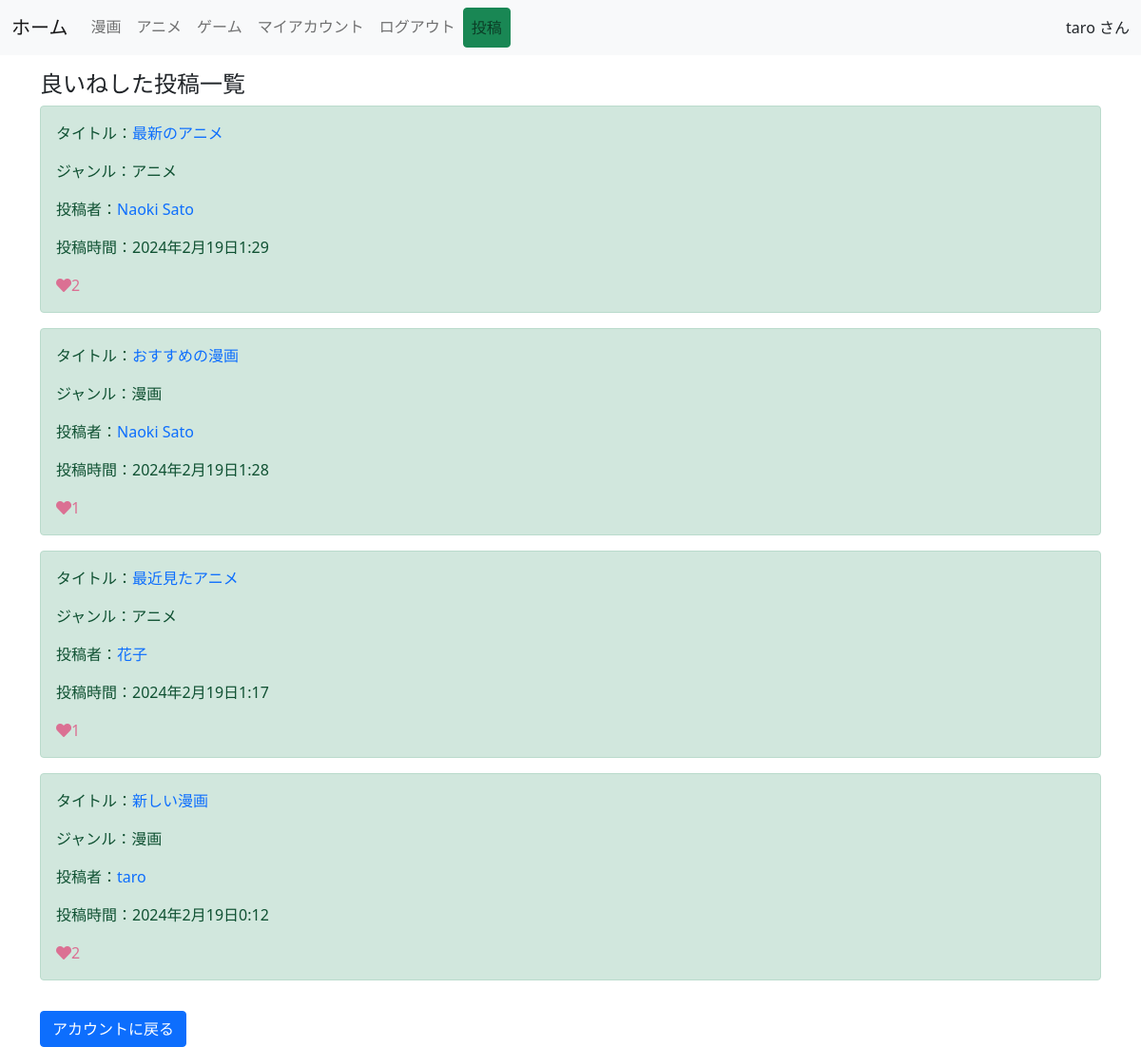
Page /liked-posts/ (signed in) on the committed database.
### app/models.py (models this page shows, shortened)
class Users(AbstractBaseUser, PermissionsMixin):
    username = models.CharField(max_length=150)
    email = models.EmailField(max_length=255, unique=True)
    is_active = models.BooleanField(default=True)
    is_staff = models.BooleanField(default=False)
    USERNAME_FIELD = 'email'
    REQUIRED_FIELDS = ['username']
    objects = UserManager()

class Post(models.Model):
    GENRE_CHOICES = (
        ('漫画', '漫画'),
        ('アニメ', 'アニメ'),
        ('ゲーム', 'ゲーム'),
    )
    title = models.CharField(max_length=100)
    content = models.TextField()
    user = models.ForeignKey(settings.AUTH_USER_MODEL, on_delete=models.CASCADE)
    created_at = models.DateTimeField(auto_now_add=True)
    like = models.ManyToManyField(settings.AUTH_USER_MODEL, related_name='related_post', blank=True)
    genre = models.CharField(max_length=10, choices=GENRE_CHOICES)
    class Meta:
       ordering = ["-created_at"]

### app/views.py (the view)
# urls.py: path('liked-posts/', LikedPostsView.as_view(), name='liked-posts'),
class LikedPostsView(ListView):
    template_name = 'liked_posts.html'
    context_object_name = 'liked_posts'
    def get_queryset(self):
        return self.request.user.related_post.all()

### templates/liked_posts.html
{% extends 'base.html' %}
{% load static %}
{% block content %}
<div class="container mt-3">
  <h4>良いねした投稿一覧</h4>
  {% for post in liked_posts %}
    <div class="alert alert-success" role="alert">
      <p>タイトル：<a href="{% url 'app:detail' post.pk %}" class="post-title-link" style="text-decoration: none;">{{ post.title }}</a></p>
      <p>ジャンル：{{ post.genre }}</p>
      <p>投稿者：<a href="{% url 'app:user-account' post.user.username %}" class="post-title-link" style="text-decoration: none;">{{ post.user.username }}</a></p>
      <p>投稿時間：{{ post.created_at }}</p>
      <div class="like-btn-container">
        {% if post.pk %}
          {% if request.user in post.like.all %}
          <span href="{% url 'app:like-detail' post.pk %}" class="like-btn add-color" tabindex="-1" aria-disabled="true"><i class="fas fa-heart"></i></a>{{ post.like.count }}
          {% else %}
          <span href="{% url 'app:like-detail' post.pk %}" class="like-btn" tabindex="-1" aria-disabled="true"><i class="far fa-heart"></i></a>{{ post.like.count }}
          {% endif %}
        {% endif %}
      </div>
    </div>
  {% endfor %}
  <a href="{% url 'app:account' %}" class="btn btn-primary mt-3" role="button">アカウントに戻る</a>
</div>
<link rel="stylesheet" type="text/css" href="{% static 'style.css' %}">
{% endblock content %}

### templates/base.html (shortened to what this page needs)
{% load static %}
<!doctype html>
<html lang="ja">
  <head>
    <link href="https://cdn.jsdelivr.net/npm/bootstrap@5.0.0-beta3/dist/css/bootstrap.min.css" rel="stylesheet">
    <link rel="stylesheet" href="https://use.fontawesome.com/releases/v5.15.1/css/all.css">
    <link rel="stylesheet" type="text/css" href="{% static 'style.css' %}">
  </head>
  <body>
    <nav class="navbar navbar-expand-lg navbar-light bg-light mb-3">
        <div class="container-fluid">
          {% if user.is_authenticated %}
          <a class="navbar-brand" href="{% url 'app:home' %}">ホーム</a>
          {% endif %}
          <div class="collapse navbar-collapse" id="navbarNavAltMarkup">
            <div class="navbar-nav">
              {% if user.is_authenticated %}
                <a class="nav-link" href="{% url 'app:genre-list' genre='漫画' %}">漫画</a>
                <a class="nav-link" href="{% url 'app:genre-list' genre='アニメ'  %}">アニメ</a>
                <a class="nav-link" href="{% url 'app:genre-list' genre='ゲーム' %}">ゲーム</a>
                <a class="nav-link" href="{% url 'app:account' %}">マイアカウント</a>
                <a class="nav-link" href="{% url 'app:user_logout' %}">ログアウト</a>
                <a class="nav-link btn btn-success" href="{% url 'app:create' %}" role="button">投稿</a>
              {% else %}
                <a class="nav-link" href="{% url 'app:user_login' %}">ログイン</a>
                <a class="nav-link" href="{% url 'app:regist' %}">ユーザー登録</a>
              {% endif %}
            </div>
          </div>
          <div>
            {% if user.is_authenticated %}
              {{ user.username }} さん
            {% endif %}
          </div>
        </div>
      </nav>
      {% block content %}
      {% endblock content %}
  </body>
</html>

### static/style.css (style rules this page uses)
.post-title-link { text-decoration: none; }
.like-btn-container { display: flex; flex-wrap: wrap; }
.like-btn { display: inline-block; margin-right: 5px; }
.add-color { color: palevioletred; }

### rows in the picture
Users: username "taro"
Post: title "最新のアニメ", genre "アニメ", user.username "Naoki Sato", created_at "2024年2月19日1:29", like.count "2"
Post: title "おすすめの漫画", genre "漫画", user.username "Naoki Sato", created_at "2024年2月19日1:28", like.count "1"
Post: title "最近見たアニメ", genre "アニメ", user.username "花子", created_at "2024年2月19日1:17", like.count "1"
Post: title "新しい漫画", genre "漫画", user.username "taro", created_at "2024年2月19日0:12", like.count "2"
